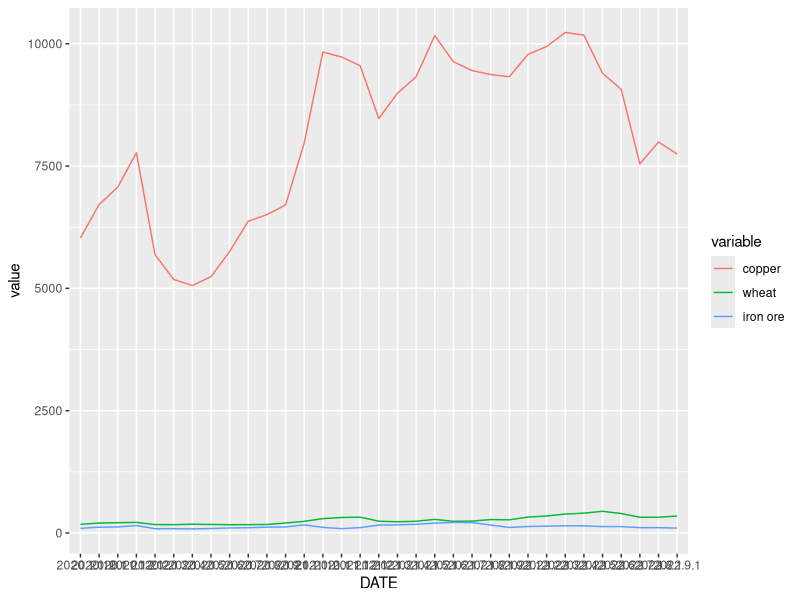

The R script that drew this image:
library(ggplot2)
library(dplyr)
library(readr)

copper <- read.csv("global_copper_2020-.csv")
copper

wheat <- read.csv("global_wheat_2020-.csv")
wheat

iron <- read.csv("global_iron_2020-.csv")

temp <- inner_join(copper, wheat, by = "DATE")
temp <- inner_join(temp, iron, by = "DATE")

names(temp) <- c("DATE", "copper", "wheat", "iron ore")
temp

library(reshape2)
library(reshape)
temp_melt <- melt(temp, id.vars = "DATE", variable.name = "TYPE")
temp_melt

#ggplot2.plot <- ggplot(temp_melt, aes(x = DATE, y = value, color = TYPE)) + geom_line() + theme_bw() + labs(title = "Global Commodity Prices", x = "Date", y = "Price (USD per metric ton)")
ggplot(data = temp_melt, mapping = aes(x = DATE, y = value, group = variable)) + geom_line(aes(color=variable))
#change graph1's x axis to be displayed in diagonal, and name it graph2
#graph2 = graph1 + theme(axis.text.x = element_text(angle = 45, hjust = 1))
